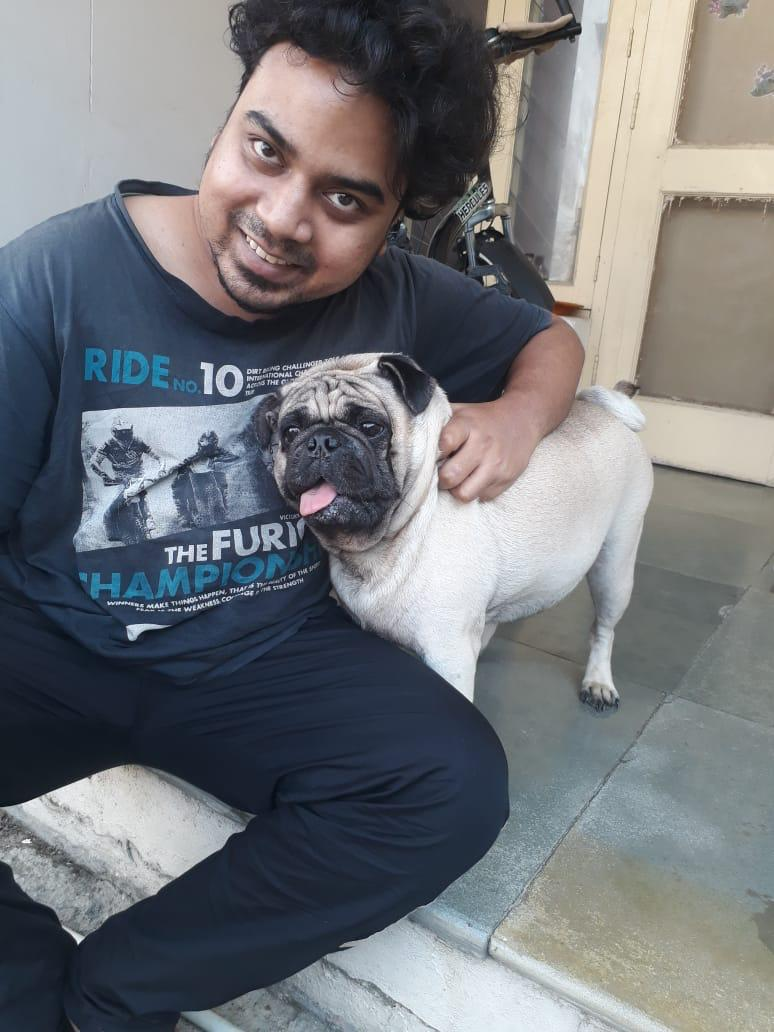
#> input picture input_images/PHOTO-2020-11-23-00-12-37.jpg, 774 x 1032 px
$ python -i adversarial_noise.py   (imports and definitions only)   (older library calls are emulated)
#> lines starting #> are read from the running program, lines starting #| are printed output that depends on the picture
### utils/image_utils.py
import cv2
import numpy as np
from PIL import Image
import os

class ImageUtils:
    """Utility class for image loading, saving, and validation"""

    SUPPORTED_FORMATS = {'.jpg', '.jpeg', '.png', '.bmp', '.tiff', '.tif'}

    # [94 lines left out: functions load_image, save_image, not called in this run]

    @staticmethod
    def validate_image(image):
        """
        Validate that image is a proper numpy array

        Args:
            image (numpy.ndarray): Image to validate

        Returns:
            bool: True if valid

        Raises:
            ValueError: If image is invalid
        """
        if not isinstance(image, np.ndarray):
            raise ValueError("Image must be a numpy array")

        if len(image.shape) not in [2, 3]:
            raise ValueError("Image must be 2D (grayscale) or 3D (color)")

        if len(image.shape) == 3 and image.shape[2] not in [1, 3, 4]:
            raise ValueError("Color image must have 1, 3, or 4 channels")

        if image.size == 0:
            raise ValueError("Image is empty")

        return True

    # [174 lines left out: functions normalize_image, denormalize_image, resize_image, get_image_info, is_supported_format, convert_colorspace and 1 more, not called in this run]

### protection/adversarial_noise.py
import numpy as np
import cv2
from utils.image_utils import ImageUtils

class AdversarialNoiseProtection:
    """
    Adversarial noise generation that confuses camera auto-focus, exposure,
    and white balance systems while remaining imperceptible to human vision
    """

    def __init__(self):
        self.name = "Adversarial Camera Interference Protection"

    def apply(self, image, strength=0.5):
        """
        Apply adversarial noise protection to image

        Args:
            image (numpy.ndarray): Input image in RGB format [0, 1]
            strength (float): Protection strength [0.1, 1.0]

        Returns:
            numpy.ndarray: Protected image
        """
        ImageUtils.validate_image(image)

        # Normalize strength
        strength = np.clip(strength, 0.1, 1.0)

        # Ensure we have a color image
        if len(image.shape) == 2:
            image = np.stack([image, image, image], axis=2)

        protected_image = image.copy()

        # Apply different adversarial techniques
        protected_image = self._apply_autofocus_confusion(protected_image, strength)
        protected_image = self._apply_exposure_interference(protected_image, strength)
        protected_image = self._apply_white_balance_disruption(protected_image, strength)
        protected_image = self._apply_edge_enhancement_confusion(protected_image, strength)
        protected_image = self._apply_motion_blur_simulation(protected_image, strength)

        return np.clip(protected_image, 0, 1)

    def _apply_autofocus_confusion(self, image, strength):
        """
        Add patterns that confuse camera autofocus systems

        Args:
            image (numpy.ndarray): Input image
            strength (float): Effect strength

        Returns:
            numpy.ndarray: Image with autofocus confusion patterns
        """
        height, width = image.shape[:2]

        # Create false edge patterns that mislead autofocus
        false_edges = self._generate_false_edges(height, width, strength)

        # Create contrast variations that confuse phase-detection AF
        contrast_noise = self._generate_contrast_noise(height, width, strength)

        # Combine patterns
        af_confusion = false_edges + contrast_noise

        # Apply to image with strong interference for camera systems
        # Autofocus systems are sensitive to edge information
        edge_weight = strength * 0.012
        protected_image = image.copy()

        # Apply stronger to green channel (often used for AF)
        protected_image[:, :, 1] += af_confusion * edge_weight * 1.2
        protected_image[:, :, 0] += af_confusion * edge_weight * 0.8
        protected_image[:, :, 2] += af_confusion * edge_weight * 0.6

        return protected_image

    def _generate_false_edges(self, height, width, strength):
        """
        Generate false edge patterns that mislead autofocus

        Args:
            height, width (int): Image dimensions
            strength (float): Pattern strength

        Returns:
            numpy.ndarray: False edge pattern
        """
        x = np.arange(width)
        y = np.arange(height)
        X, Y = np.meshgrid(x, y)

        # Create multiple frequency components for false edges
        # High frequency patterns that look like edges to AF systems
        freq1 = 30 + int(strength * 50)
        freq2 = 25 + int(strength * 40)
        freq3 = 40 + int(strength * 60)

        # Horizontal "edges"
        horizontal_edges = np.sin(2 * np.pi * Y / freq1) * np.exp(-np.abs(Y - height/2) / (height * 0.3))

        # Vertical "edges"
        vertical_edges = np.sin(2 * np.pi * X / freq2) * np.exp(-np.abs(X - width/2) / (width * 0.3))

        # Diagonal "edges"
        diagonal_edges = np.sin(2 * np.pi * (X + Y) / freq3) * np.sin(2 * np.pi * (X - Y) / freq3)

        # Combine edge patterns
        false_edges = (0.4 * horizontal_edges +
                      0.4 * vertical_edges +
                      0.2 * diagonal_edges)

        # Normalize
        false_edges = false_edges - np.mean(false_edges)
        if np.std(false_edges) > 0:
            false_edges = false_edges / np.std(false_edges)

        return false_edges

    def _generate_contrast_noise(self, height, width, strength):
        """
        Generate contrast variations that confuse phase-detection AF

        Args:
            height, width (int): Image dimensions
            strength (float): Pattern strength

        Returns:
            numpy.ndarray: Contrast noise pattern
        """
        x = np.arange(width)
        y = np.arange(height)
        X, Y = np.meshgrid(x, y)

        # Create periodic contrast variations
        contrast_freq = 20 + int(strength * 35)
        contrast_pattern = np.sin(2 * np.pi * X / contrast_freq) * np.cos(2 * np.pi * Y / contrast_freq)

        # Add random noise component
        np.random.seed(42)
        random_noise = np.random.normal(0, 0.1, (height, width))

        # Apply spatial filtering to create correlated noise
        kernel = np.ones((3, 3)) / 9
        filtered_noise = cv2.filter2D(random_noise, -1, kernel)

        # Combine periodic and random components
        contrast_noise = 0.6 * contrast_pattern + 0.4 * filtered_noise

        # Normalize
        contrast_noise = contrast_noise - np.mean(contrast_noise)
        if np.std(contrast_noise) > 0:
            contrast_noise = contrast_noise / np.std(contrast_noise)

        return contrast_noise

    # [357 lines left out: functions _apply_exposure_interference, _generate_exposure_confusion, _apply_white_balance_disruption, _generate_white_balance_confusion, _apply_edge_enhancement_confusion, _generate_edge_confusion and 4 more, not called in this run]

>>> import cv2
>>> picture = cv2.imread('../input_images/PHOTO-2020-11-23-00-12-37.jpg', cv2.IMREAD_GRAYSCALE)
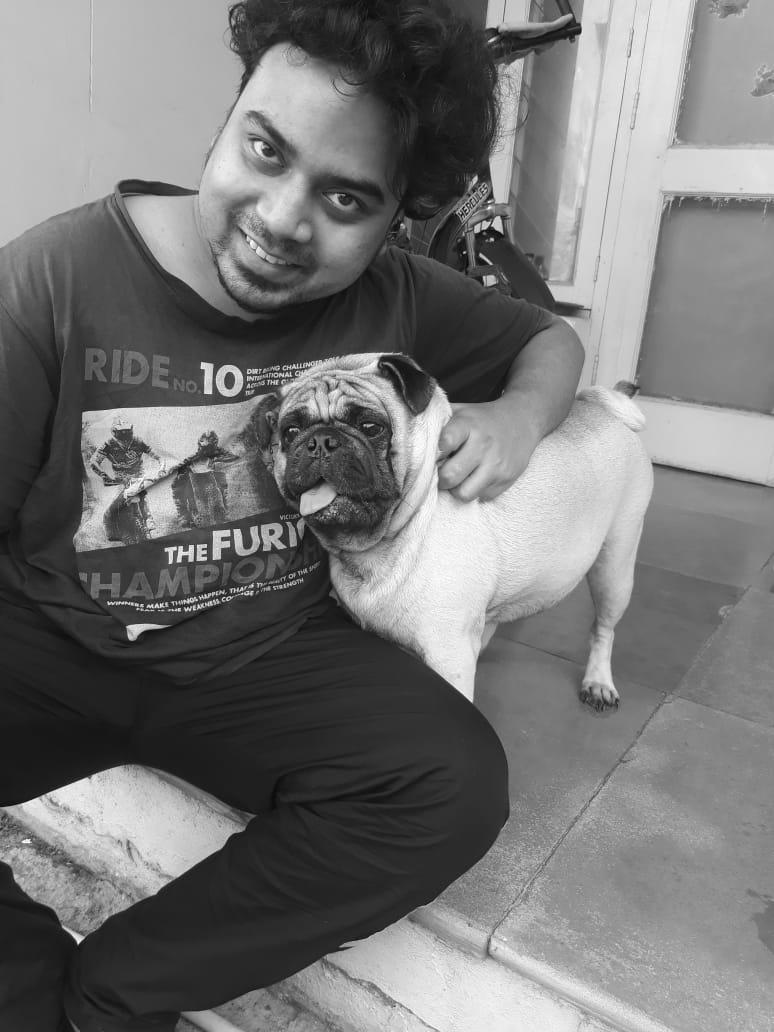
#> picture: shape (1032, 774); min 0, max 255, mean 118
>>> result = AdversarialNoiseProtection().apply(picture)
#> in _generate_contrast_noise, `filtered_noise = cv2.filter2D(random_noise, -1, kernel)`:
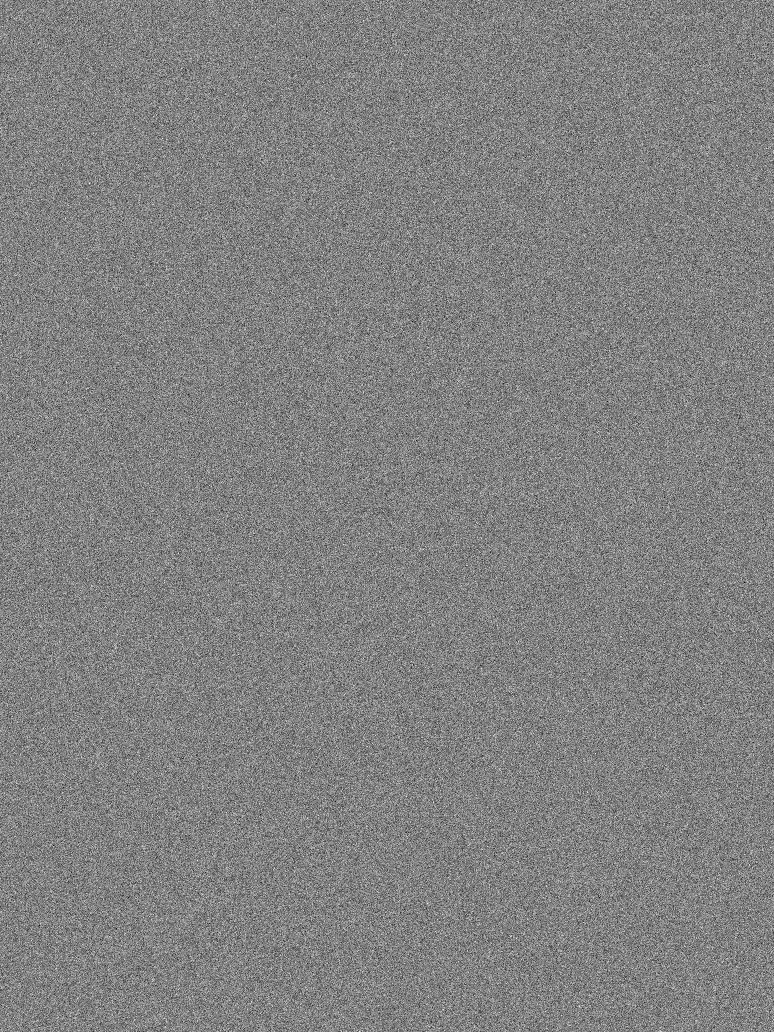
#> random_noise: shape (1032, 774) float64; min -0.483, max 0.468, mean -3.75e-05; drawn with min black and max white
#> (the run stopped early here; a loop or call above may not have finished)
